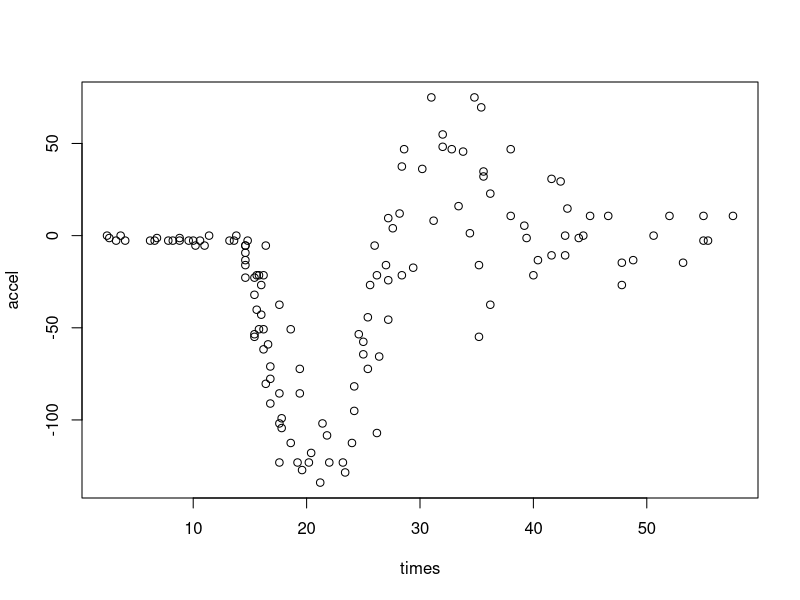
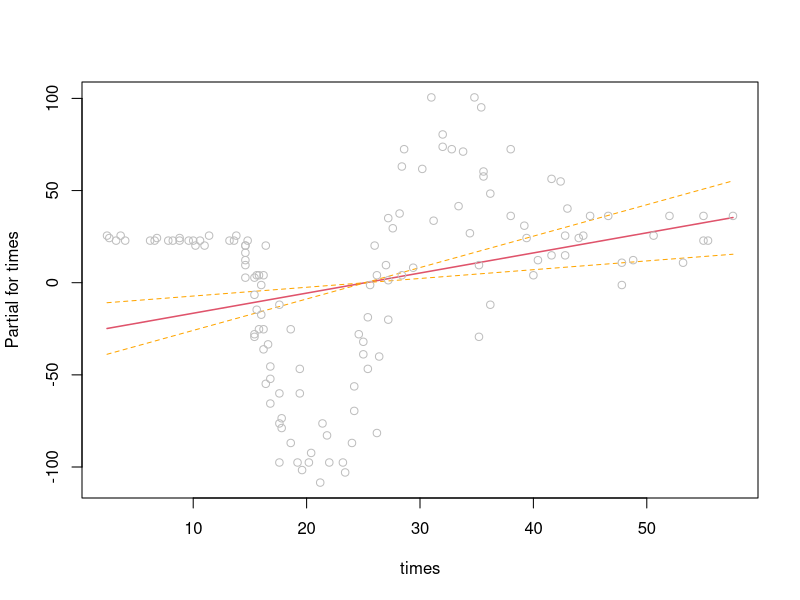
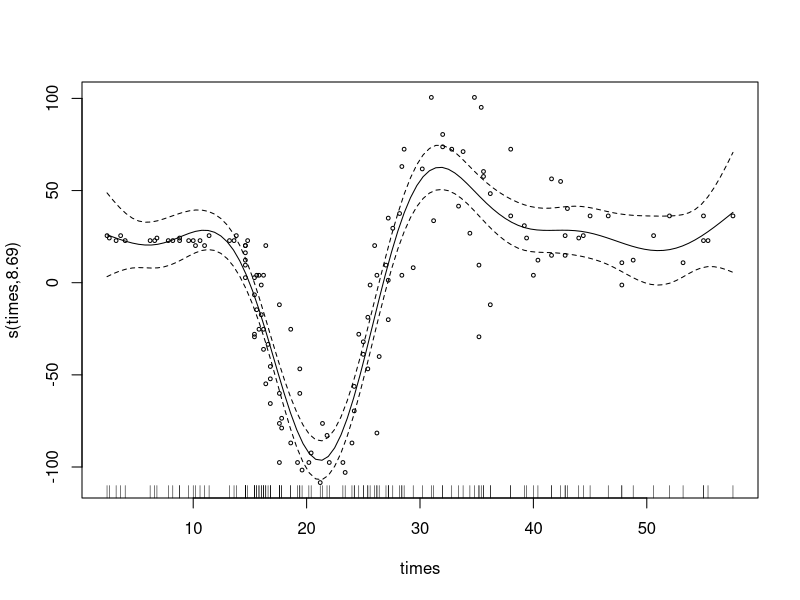
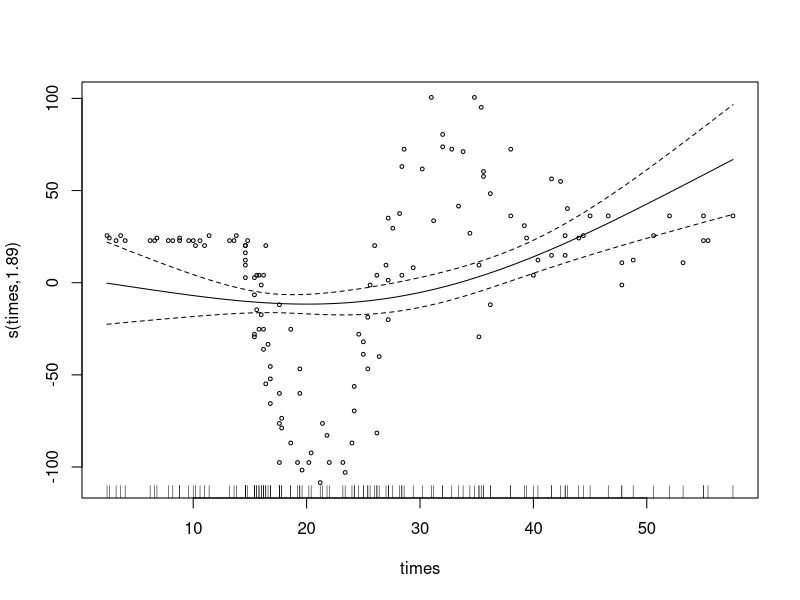
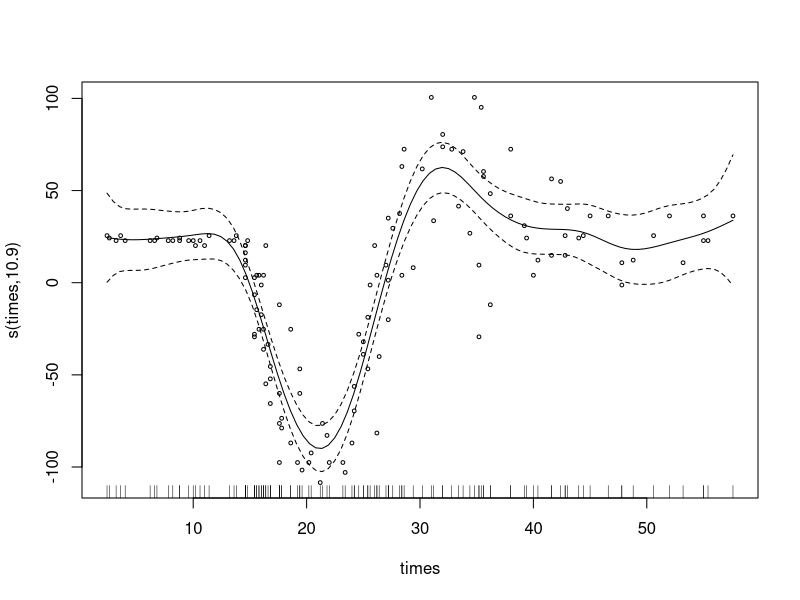
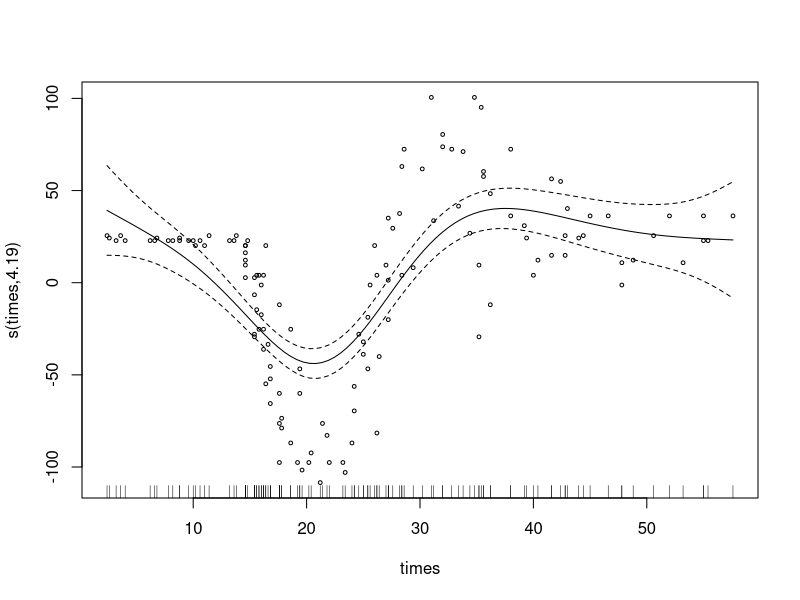
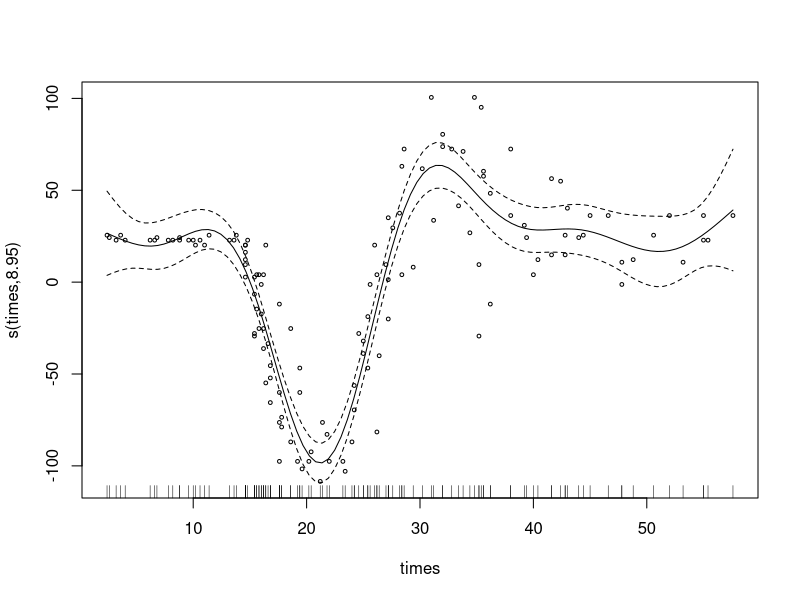
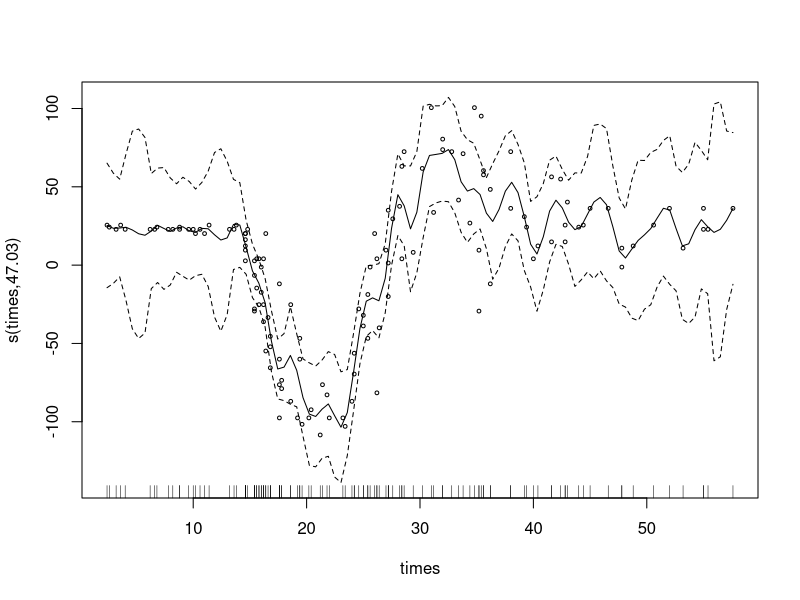

The R script that drew these images, in order:
## ---- chunk 1
knitr::opts_chunk$set(comment=NA, echo=TRUE, warning=TRUE, message=TRUE)
## ---- chunk 2
# import packages
library(mgcv)
library(readr)
## ---- chunk 3
# import data
mcycle <- read_csv("mcycle.csv")
## ---- chunk 4
str(mcycle)
## ---- chunk 5
# Examine the mcycle data frame
head(mcycle)
## ---- chunk 6
plot(mcycle)
## ---- chunk 7
# Fit a linear model
lm_mod <- lm(accel ~ times, data = mcycle)
summary(lm_mod)
## ---- chunk 8
# Visualize the model
termplot(lm_mod, partial.resid = TRUE, se = TRUE)
## ---- chunk 9
# Fit the model
gam_mod <- gam(accel ~ s(times), data = mcycle)
summary(gam_mod)
## ---- chunk 10
# Plot the results
plot(gam_mod, residuals = TRUE, pch = 1, shade = TRUE, cex = 0.5)
## ---- chunk 11
# 1/2

# Extract the model coefficients
coef(gam_mod)
## ---- chunk 12
# Fit a GAM with 3 basis functions
gam_mod_k3 <- gam(accel ~ s(times, k = 3), data = mcycle)
summary(gam_mod_k3)
## ---- chunk 13
# Visualize the GAMs
#par(mfrow = c(1, 2))
plot(gam_mod_k3, residuals = TRUE, pch = 1, shade = TRUE, cex = 0.5)
## ---- chunk 14
# Fit with 20 basis functions
gam_mod_k20 <- gam(accel ~ s(times, k = 20), data = mcycle, shade = TRUE, cex = 0.5)
summary(gam_mod_k20)
## ---- chunk 15
plot(gam_mod_k20, residuals = TRUE, pch = 1, shade = TRUE, cex = 0.5)
## ---- chunk 16
# Extract the smoothing parameter
gam_mod <- gam(accel ~ s(times), data = mcycle, method = "REML")
gam_mod$sp
## ---- chunk 17
# Fix the smoothing parameter at 0.1
gam_mod_s1 <- gam(accel ~ s(times), data = mcycle, sp = 0.1)
summary(gam_mod_s1)
## ---- chunk 18
# Plot both models
# par(mfrow = c(2, 1))
plot(gam_mod_s1, residuals = TRUE, pch = 1, shade = TRUE, cex = 0.5)
## ---- chunk 19
# Fix the smoothing parameter at 0.0001
gam_mod_s2 <- gam(accel ~ s(times), data = mcycle, sp = 0.0001)
summary(gam_mod_s2)
## ---- chunk 20
plot(gam_mod_s2, residuals = TRUE, pch = 1, shade = TRUE, cex = 0.5)
## ---- chunk 21
# Fit the GAM
gam_mod_sk <- gam(accel ~ s(times, k = 50), data = mcycle, sp = 0.0001)
summary(gam_mod_sk)
## ---- chunk 22
# Visualize the model
plot(gam_mod_sk, residuals = TRUE, pch = 1, shade = TRUE, cex = 0.5)
